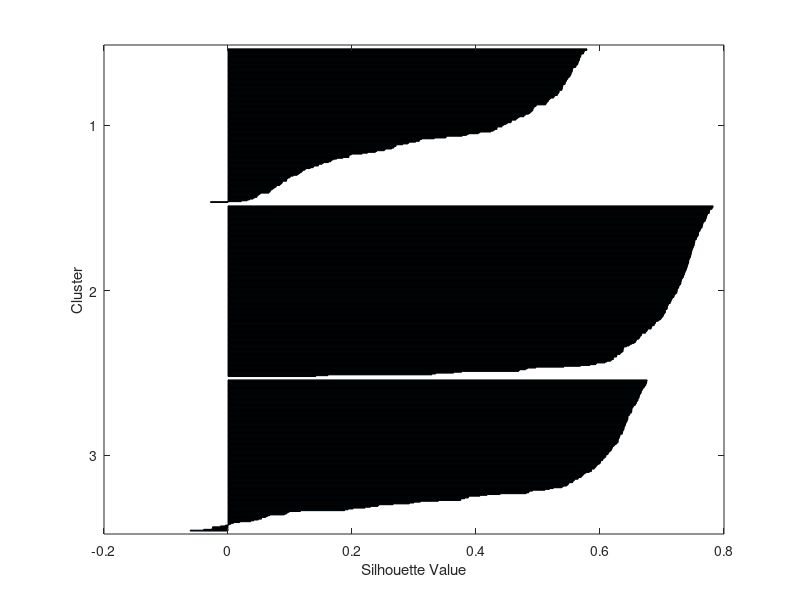

Here is the MATLAB script that generated this plot: (Note: this script raises an error after producing the figure.)
rng default
load kmeansdata.mat
size(X)
idx3 = kmeans(X,3,'Distance','cityblock');
figure 
[silh3,h] = silhouette(X,idx3,'cityblock');
h = gca;
h.Children.EdgeColor = [0.8,0.8,1];
xlabel 'Silhouette Value';
ylabel 'Cluster';